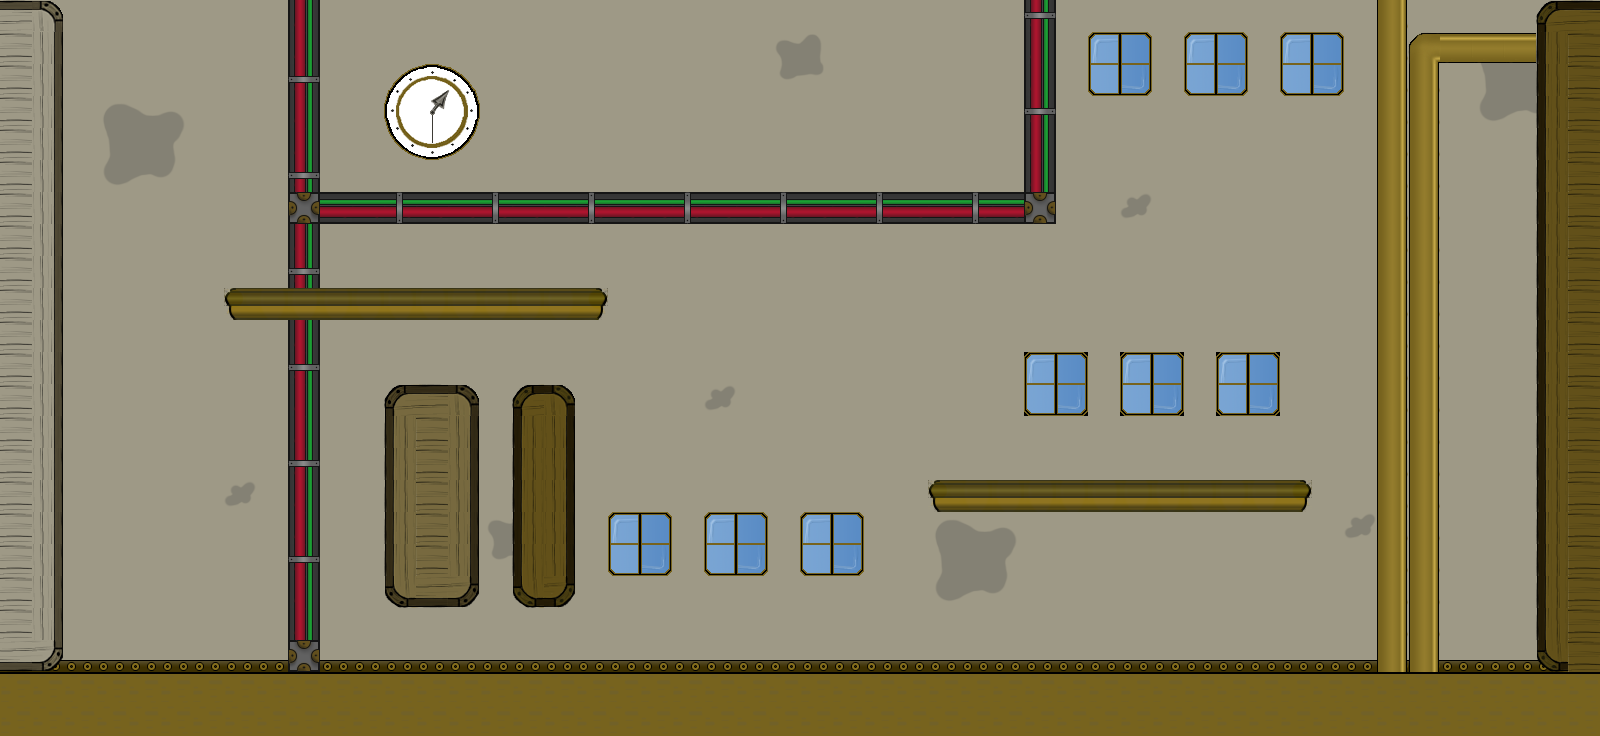

Rendered tile map (Tiled .tmx) drawn with the repository's tilesets; below, a short description and the map source with its tile grids summarised:
An orthogonal 50x23 tile map with 32x32 px tiles, 4 tile layers (Capa de patrones 4, Capa de patrones 6, Capa de patrones 5, Capa de patrones 7), 11 hidden layers not drawn, 10 tilesets and 11 objects.

<map version="1.2" tiledversion="1.2.2" orientation="orthogonal" renderorder="right-down" width="50" height="23" tilewidth="32" tileheight="32" infinite="0" nextlayerid="24" nextobjectid="12">
 <tileset firstgid="1" name="Fondos" tilewidth="32" tileheight="32" tilecount="6" columns="6">
  <image source="colorespng.png" width="192" height="32" />
 </tileset>
 <tileset firstgid="7" name="Remaches" tilewidth="32" tileheight="32" tilecount="27" columns="9">
  <image source="Remaches.png" width="288" height="96" />
 </tileset>
 <tileset firstgid="34" name="Fondos2" tilewidth="32" tileheight="32" tilecount="18" columns="6">
  <image source="fondos2.png" width="192" height="96" />
 </tileset>
 <tileset firstgid="52" name="Cables" tilewidth="32" tileheight="32" tilecount="7" columns="7">
  <image source="cables.png" width="224" height="32" />
 </tileset>
 <tileset firstgid="59" name="Pltaformas" tilewidth="32" tileheight="32" tilecount="3" columns="3">
  <image source="plataforma.png" width="96" height="32" />
 </tileset>
 <tileset firstgid="62" name="Pisos" tilewidth="32" tileheight="32" tilecount="18" columns="6">
  <image source="pisos.png" width="192" height="96" />
 </tileset>
 <tileset firstgid="80" name="VentanaR" tilewidth="32" tileheight="32" tilecount="4" columns="4">
  <image source="ventanaR.png" width="128" height="32" />
 </tileset>
 <tileset firstgid="84" name="VentanaC" tilewidth="32" tileheight="32" tilecount="16" columns="4">
  <image source="ventadaC.png" width="128" height="128" />
 </tileset>
 <tileset firstgid="100" name="Tuberias" tilewidth="32" tileheight="32" tilecount="8" columns="8">
  <image source="tuberias.png" width="256" height="32" />
 </tileset>
 <tileset firstgid="108" name="Reloj1" tilewidth="32" tileheight="32" tilecount="9" columns="3">
  <image source="reloj.png" width="96" height="96" />
 </tileset>
 <group id="10" name="Fondo 4">
  <layer id="11" name="Capa de patrones 4" width="50" height="23">
   <data>[1150 cells, 1150 non-empty, 7 distinct tile ids]</data>
  </layer>
  <layer id="12" name="Capa de patrones 6" width="50" height="23">
   <data>[1150 cells, 135 non-empty, 21 distinct tile ids]</data>
  </layer>
  <layer id="13" name="Capa de patrones 5" width="50" height="23">
   <data>[1150 cells, 155 non-empty, 37 distinct tile ids]</data>
  </layer>
  <layer id="14" name="Capa de patrones 7" width="50" height="23">
   <data>[1150 cells, 124 non-empty, 5 distinct tile ids]</data>
  </layer>
  <objectgroup id="20" name="Capa de Objetos 1">
   <object id="1" x="224" y="288" width="384" height="32" />
   <object id="2" x="928" y="480" width="384" height="32" />
   <object id="3" x="1472" y="832" />
  </objectgroup>
 </group>
 <group id="15" name="Fondo 3" visible="0">
  <layer id="16" name="Capa de Patrones 1" width="50" height="23">
   <data>[1150 cells, 1150 non-empty, 4 distinct tile ids]</data>
  </layer>
  <layer id="19" name="Capa de patrones 15" width="50" height="23">
   <data>[1150 cells, 42 non-empty, 15 distinct tile ids]</data>
  </layer>
  <layer id="17" width="50" height="23">
   <data>[1150 cells, 310 non-empty, 49 distinct tile ids]</data>
  </layer>
  <layer id="18" name="Capa de patrones 3" width="50" height="23">
   <data>[1150 cells, 36 non-empty, 9 distinct tile ids]</data>
  </layer>
  <objectgroup id="21" name="Capa de Objetos 2">
   <object id="4" x="192" y="512" width="384" height="32" />
   <object id="5" x="992" y="512" width="384" height="32" />
  </objectgroup>
 </group>
 <group id="5" name="Fondo 2" visible="0">
  <layer id="6" name="Capa de patrones 4" width="50" height="23">
   <data>[1150 cells, 1150 non-empty, 3 distinct tile ids]</data>
  </layer>
  <layer id="8" name="Capa de patrones 6" width="50" height="23">
   <data>[1150 cells, 83 non-empty, 13 distinct tile ids]</data>
  </layer>
  <layer id="7" name="Capa de patrones 5" width="50" height="23">
   <data>[1150 cells, 274 non-empty, 48 distinct tile ids]</data>
  </layer>
  <layer id="9" name="Capa de patrones 7" width="50" height="23">
   <data>[1150 cells, 124 non-empty, 5 distinct tile ids]</data>
  </layer>
  <objectgroup id="22" name="Capa de Objetos 3">
   <object id="6" x="320" y="480" width="384" height="32" />
   <object id="7" x="928" y="320" width="384" height="32" />
  </objectgroup>
 </group>
 <group id="4" name="Fondo 1" visible="0">
  <layer id="1" name="Capa de Patrones 1" width="50" height="23">
   <data>[1150 cells, 1150 non-empty, 4 distinct tile ids]</data>
  </layer>
  <layer id="2" width="50" height="23">
   <data>[1150 cells, 422 non-empty, 78 distinct tile ids]</data>
  </layer>
  <layer id="3" name="Capa de patrones 3" width="50" height="23">
   <data>[1150 cells, 59 non-empty, 15 distinct tile ids]</data>
  </layer>
  <objectgroup id="23" name="Capa de Objetos 4">
   <object id="8" x="192" y="512" width="384" height="32" />
   <object id="9" x="608" y="352" width="384" height="32" />
   <object id="10" x="1056" y="512" width="384" height="32" />
   <object id="11" x="1504" y="896" />
  </objectgroup>
 </group>
</map>
